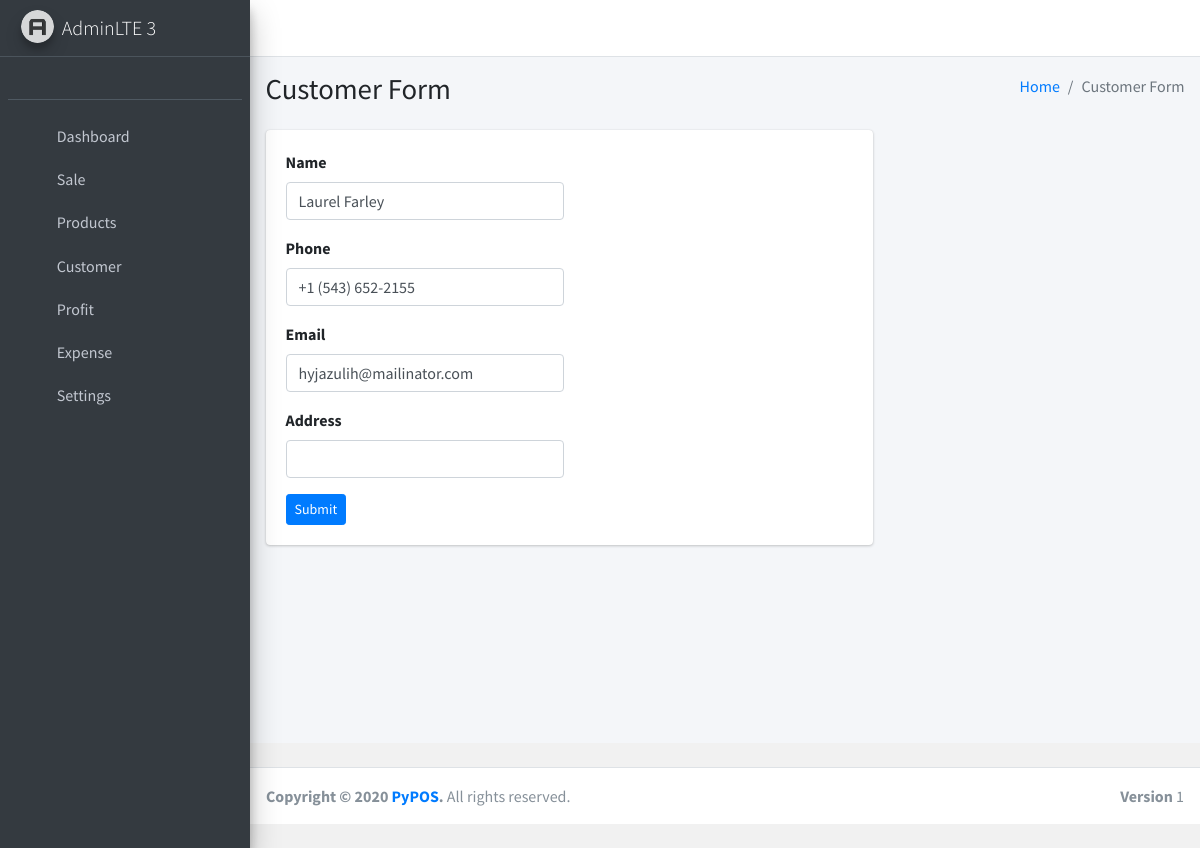
The app's page /update-customer/1 with its own data.
### accounts/models.py (models this page shows, shortened)
class Customer(models.Model):
	name=models.CharField(max_length=200)
	phone=models.CharField(max_length=200,null=True,unique=True)
	email=models.CharField(max_length=200,null=True)
	address=models.CharField(max_length=200,null=True)
	create_date=models.DateTimeField(auto_now_add=True,null=True)

### accounts/views.py (the view)
# urls.py: path('update-customer/<str:pk>',views.updateCustomer,name='update_customer'),
def updateCustomer(request,pk):
	customer = Customer.objects.get(id=pk)
	form = CustomerForm(instance=customer)
	if request.method =='POST':
		form = CustomerForm(request.POST,instance=customer)
		if form.is_valid():
			form.save()
			return redirect('customer')
	context={'form':form}
	return render(request,'accounts/customer_form.html',context)

### accounts/forms.py
class CustomerForm(ModelForm):
	class Meta:
		model = Customer
		fields = '__all__'

### accounts/templates/accounts/customer_form.html (shortened to what this page needs)
{% extends 'accounts/main.html' %}
{% load static%}
{% load widget_tweaks %}
{%block content%}
    <div class="content-header">
      <div class="container-fluid">
        <div class="row mb-2">
          <div class="col-sm-6">
            <h1 class="m-0">Customer Form</h1>
          </div>
          <div class="col-sm-6">
            <ol class="breadcrumb float-sm-right">
              <li class="breadcrumb-item"><a href="#">Home</a></li>
              <li class="breadcrumb-item active">Customer Form</li>
            </ol>
          </div>
        </div>
      </div>
    </div>
<section class="content">
<div class="container-fluid">
	<div class="row">
		<div class="col-md-8">
			<div class="card card-body">
				<form action="" method="POST">
				  <div class="form-row">
				    <div class="form-group col-md-6">
				      <label for="name">Name</label>
							{{form.name|add_class:"form-control"}}
				    </div>
				  </div>
				  <div class="form-row">
				    <div class="form-group col-md-6">
				      <label for="phone">Phone</label>
							{{form.phone|add_class:"form-control"}}
				    </div>
				  </div>
				  <div class="form-row">
				    <div class="form-group col-md-6">
				      <label for="email">Email</label>
							{{form.email|add_class:"form-control"}}
				    </div>
				  </div>
				  <div class="form-row">
				    <div class="form-group col-md-6">
				      <label for="email">Address</label>
							{{form.address|add_class:"form-control"}}
				    </div>
				  </div>
					<input type="submit"  name="submit" class="btn btn-sm btn-primary">
				</form>
			</div>
		</div>
	</div>
</div>
</section>
{%endblock%}

### static/css/main.css (style rules this page uses)
body { background-color:#f1f1f1; }

### records on screen
Customer: name "Laurel Farley", phone "+1 (543) 652-2155", email "hyjazulih@mailinator.com"
